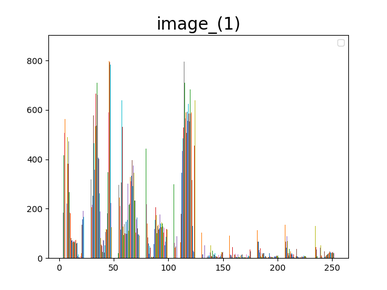
#> input picture histogram/image_(1).png, 387 x 290 px, shrunk from 640 x 480 before the run, given in place of image_(1).jpg, which was not available
$ python Restauracao.py   (older library calls are emulated)
#> lines starting #> are read from the running program, lines starting #| are printed output that depends on the picture; pictures that were not available may be replaced by others from this repository, and a replacement may not be noted
import cv2
import numpy as np
import time
import sys
import os
import random
import matplotlib.pyplot as plt


def histogram(imgName, title):
    histogramFolder = sys.path[0] + '\\' + 'histogram'

    if not os.path.exists(histogramFolder):
        os.makedirs(histogramFolder)

    img = cv2.imread(imgName, cv2.IMREAD_GRAYSCALE)
    plt.hist(img, bins=10, range=None, normed=None, weights=None, density=None)
    plt.legend()
    plt.title(title, fontsize=20)
    plt.savefig(histogramFolder + '\\' + title + ".png")

'''Implementação do filtro de mediana.'''
def get_median(list):
    list = sorted(list)
    tamanhoLista = len(list)
    meio = int(tamanhoLista / 2)
    if tamanhoLista % 2 == 0:
        medianA = list[meio]
        medianB = list[meio-1]
        median = (medianA + medianB) / 2
    else:
        median = list[meio + 1]
    return median

def getFiltro(tamanhoJanela):
    filtro = np.zeros((tamanhoJanela, tamanhoJanela), int)
    return filtro

def get_gaussian(x,x0,sigma):
    return np.exp(-np.power((x - x0)/sigma, 2.)/2.)

def impulsivo_unipolar(img):
    imgDest = np.zeros_like(img)
    height, width = img.shape[0], img.shape[1]
#> height = 290; width = 387

    for y in range(height):
        for x in range(width):
            if random.random() <= 0.15:
                imgDest[y,x] = 0
            else:
                imgDest[y,x] = img[y,x]
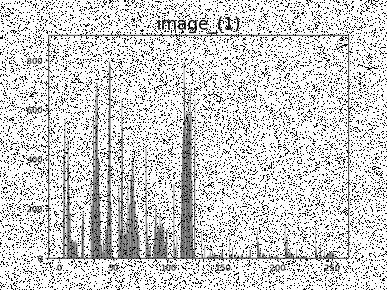
#> imgDest: shape (290, 387); min 0, max 255, mean 207.3
#> in histogram, `plt.savefig(histogramFolder + '\\' + title + ".png")`:
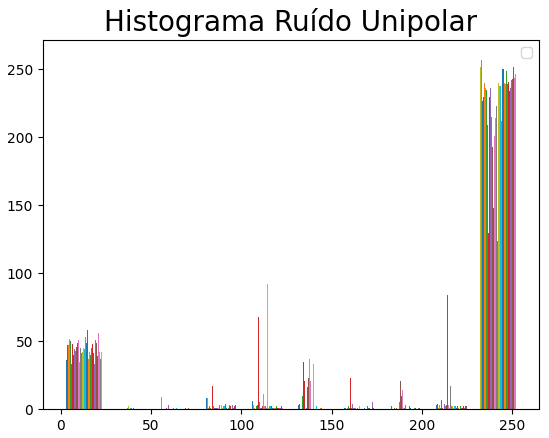
#> figure drawn by matplotlib, 1 panel; tallest bar 250 high, from x = 232 to 232.1; tallest bar 245 high, from x = 232.1 to 232.2; tallest bar 249 high, from x = 232.2 to 232.2
    return imgDest

def impulsivo_bipolar(img):
    imgDest = np.zeros_like(img)
    height, width = img.shape[0], img.shape[1]
#> height = 290; width = 387

    for y in range(height):
        for x in range(width):
            prob = random.random()
            if prob <= 0.10:
                probIntensity = random.random()
                if probIntensity > 0.5:
                    intensity = 0
                else:
                    intensity = 255
                imgDest[y,x] = intensity
            else:
                imgDest[y,x] = img[y,x]
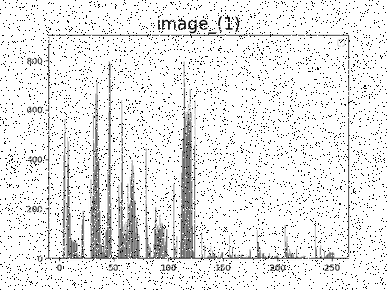
#> imgDest: shape (290, 387); min 0, max 255, mean 232.3
    return imgDest

def gaussiano(img):
    imgDest = np.zeros_like(img)
    height, width = img.shape[0], img.shape[1]
#> height = 290; width = 387
    mean = 10.0
    std = 30.0
    ruido = img + np.random.normal(mean, std, img.shape)
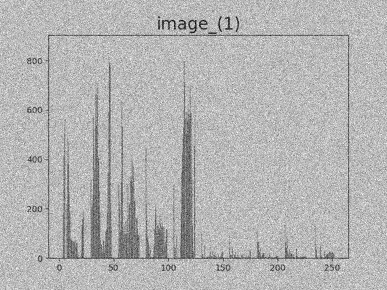
#> ruido: shape (290, 387) float64; min -68.84, max 385.6, mean 254.3; drawn with min black and max white
    ruido_normalizado = np.clip(ruido, 0, 255)
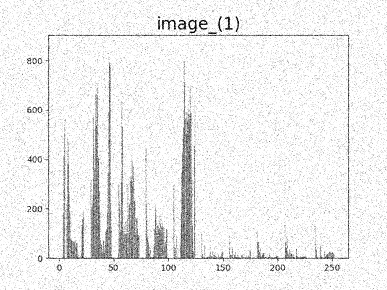
#> ruido_normalizado: shape (290, 387) float64; min 0, max 255, mean 238.5
    for y in range(height):
        for x in range(width):

            imgDest[y,x] = ruido_normalizado[y,x]
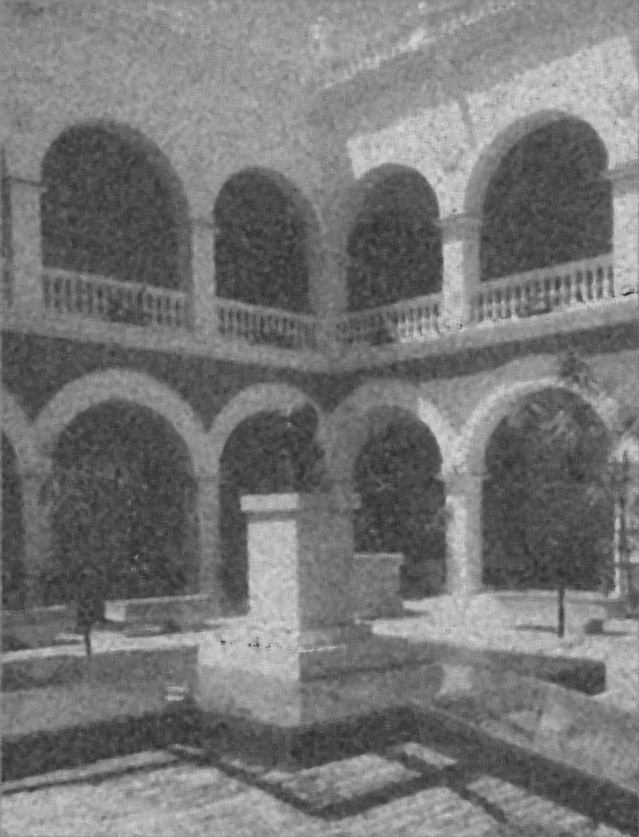
#> input picture processed/image_(2).jpg, 639 x 837 px, shrunk from 1056 x 1384 before the run, found by its file name
#> in process_restore_image, img is the input picture: shape (837, 639); min 44, max 218, mean 117.8

    return imgDest

def median_filter(img, tamFiltro):
#> called with tamFiltro = 7
    imgDest = np.zeros_like(img)
    filtro = getFiltro(tamFiltro)
    width, height = img.shape[1], img.shape[0]
#> width = 639; height = 837
    filter_width, filter_height = filtro.shape[0], filtro.shape[1]
    intensidades = []

    for y in range(height):
        for x in range(width):

            for filterY in range(int(-(filter_height / 2)), filter_height - 1):
                for filterX in range(int(-(filter_width / 2)), filter_width - 1):

                    pixel_y = y - filterY
                    pixel_x = x - filterX
                    pixel = img[filterY, filterX]

                    if (pixel_y >= 0) and (pixel_y < height) and (pixel_x >= 0) and (pixel_x < width):
                        pixel = img[pixel_y, pixel_x]

                    intensidades.append(pixel)

            mediana = get_median(intensidades)
            imgDest[y, x] = mediana
            intensidades = []
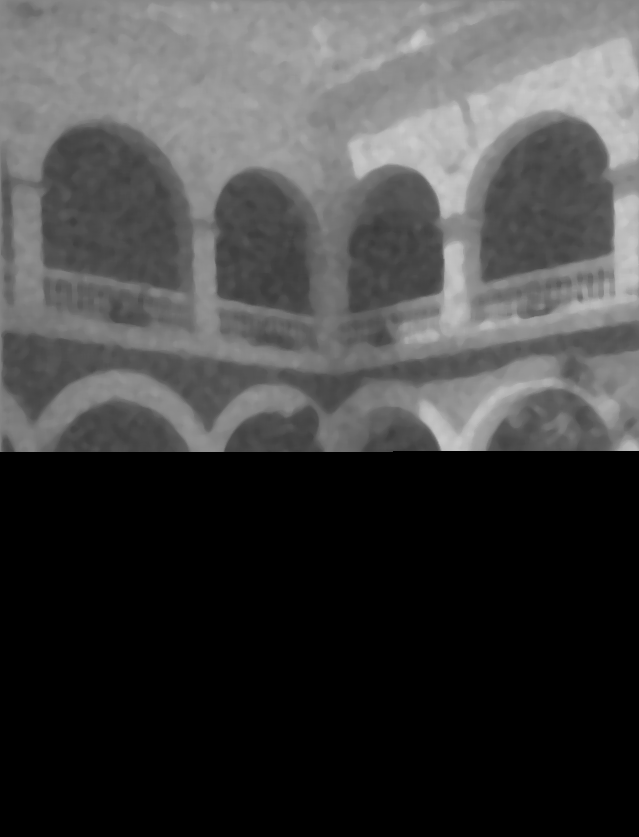
#> imgDest: shape (837, 639); min 0, max 203, mean 65.7
    return imgDest

def process_image(imgName):
    start_time = time.time()
    desImgName = imgName
    imgName = sys.path[0] + '\\' + imgName
    processedFolder = sys.path[0] + '\\' + 'processed'

    if not os.path.exists(processedFolder):
        os.makedirs(processedFolder)

    img = cv2.imread(imgName, cv2.IMREAD_GRAYSCALE)
    print("Processing image '{0}'...".format(imgName))

    imgDest = impulsivo_unipolar(img)
    imgPath = processedFolder + "\\" + "unipolar_" + desImgName

    cv2.imwrite(imgPath, imgDest)
    histogram(imgPath, "Histograma Ruído Unipolar")

    imgDest = impulsivo_bipolar(img)
    imgPath = processedFolder + "\\" + "bipolar_" + desImgName
    cv2.imwrite(imgPath, imgDest)

    imgDest = gaussiano(img)
    imgPath = processedFolder + "\\" + "gaussiano_" + desImgName
    cv2.imwrite(imgPath, imgDest)

    elapsed_time = time.time() - start_time
    print("Done.")
    print("Done! Elapsed Time: {0}".format(time.strftime("%H:%M:%S", time.gmtime(elapsed_time))))

    ''' Caso queira exibir a imagem na tela
    cv2.imshow(imgName, imgDest)
    cv2.waitKey(0)
    cv2.destroyAllWindows()
    '''
def process_restore_image(imgName):
    start_time = time.time()
    desImgName = imgName
    imgName = sys.path[0] + '\\' + imgName
    processedFolder = sys.path[0] + '\\' + 'processed'

    if not os.path.exists(processedFolder):
        os.makedirs(processedFolder)

    img = cv2.imread(imgName, cv2.IMREAD_GRAYSCALE)
    print("Processing image '{0}'...".format(imgName))

    imgDest = median_filter(img, 7)
    cv2.imwrite(processedFolder + "\\" + desImgName, imgDest)

    elapsed_time = time.time() - start_time
    print("Done.")
    print("Done! Elapsed Time: {0}".format(time.strftime("%H:%M:%S", time.gmtime(elapsed_time))))

def gerar_histogramas():
    histogram("image_(1).jpg", "image_(1)");
    histogram("image_(2).jpg", "image_(2)");
    histogram("image_(3).jpg", "image_(3)");
    histogram("image_(4).jpg", "image_(4)");

    processedFolder = sys.path[0] + '\\' + 'processed'
    histogram(processedFolder + "\\unipolar_image_(1).jpg", "unipolar_image_(1)");
    histogram(processedFolder + "\\bipolar_image_(1).jpg", "bipolar_image_(1)");
    histogram(processedFolder + "\\gaussiano_image_(1).jpg", "gaussiano_image_(1)");

    histogram(processedFolder + "\\image_(2).jpg", "filtred_image_(2)");
    histogram(processedFolder + "\\image_(3).jpg", "filtred_image_(3)");
    histogram(processedFolder + "\\image_(4).jpg", "filtred_image_(4)");

    image1 = cv2.imread("image_(2).jpg")
    image2 = cv2.imread(processedFolder + "\\image_(2).jpg")
    subtract = image1 - image2
    cv2.imwrite(processedFolder + "\\sub_image_(2).jpg", subtract)
    histogram(processedFolder + "\\sub_image_(2).jpg", "sub_image_(2)");

    image1 = cv2.imread("image_(3).jpg")
    image2 = cv2.imread(processedFolder + "\\image_(3).jpg")
    subtract = image1 - image2
    cv2.imwrite(processedFolder + "\\sub_image_(3).jpg", subtract)
    histogram(processedFolder + "\\sub_image_(3).jpg", "sub_image_(3)");

    image1 = cv2.imread("image_(4).jpg")
    image2 = cv2.imread(processedFolder + "\\image_(4).jpg")
    subtract = image1 - image2
    cv2.imwrite(processedFolder + "\\sub_image_(4).jpg", subtract)
    histogram(processedFolder + "\\sub_image_(4).jpg", "sub_image_(4)");

'''Programa Principal'''
process_image("image_(1).jpg")
#> (the run stopped early here; a loop or call above may not have finished)
